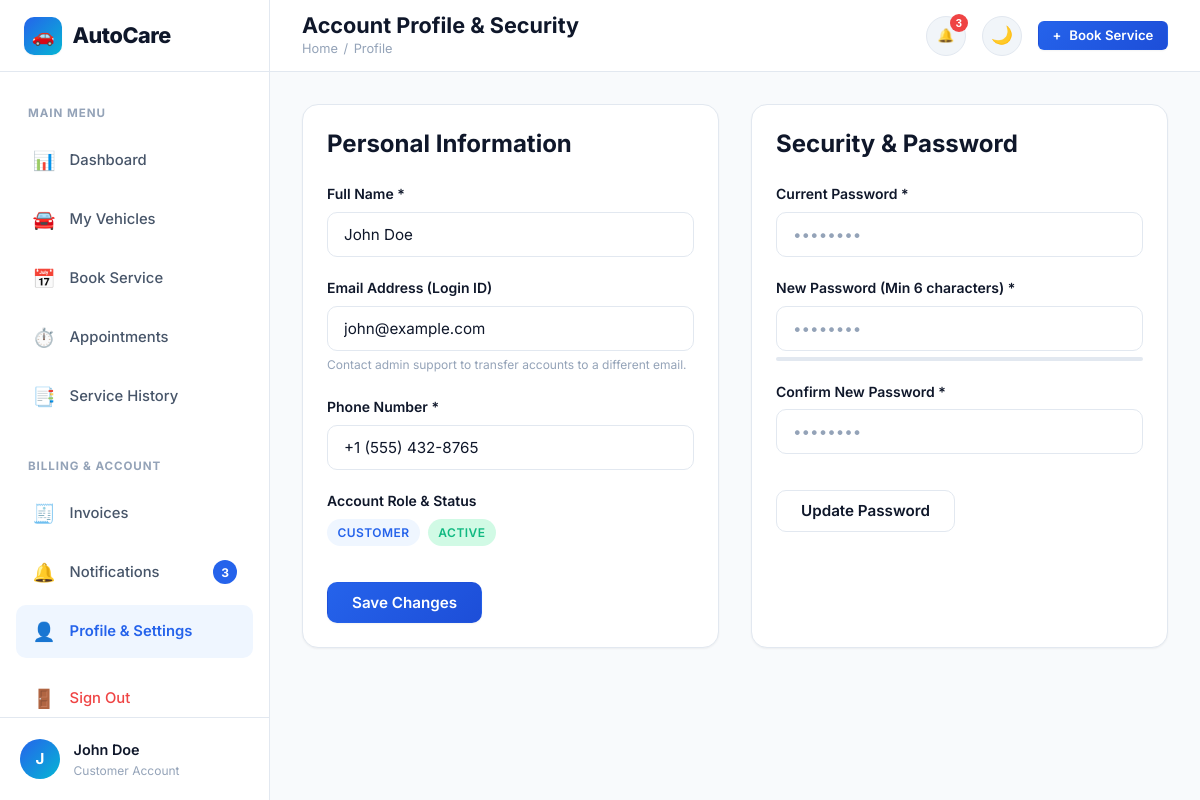
Screenshot of /profile (signed in) with the database file from the repository.
### tables this page shows
CREATE TABLE users (
    id INTEGER PRIMARY KEY AUTOINCREMENT,
    full_name TEXT NOT NULL,
    email TEXT UNIQUE NOT NULL COLLATE NOCASE,
    phone TEXT NOT NULL,
    password_hash TEXT NOT NULL,
    role TEXT NOT NULL DEFAULT 'customer', -- 'customer' or 'admin'
    status TEXT NOT NULL DEFAULT 'active', -- 'active' or 'inactive'
    created_at TIMESTAMP DEFAULT CURRENT_TIMESTAMP
);

### app.py (the view, shortened to what this page needs)
@app.route('/profile', methods=['GET', 'POST'])
@login_required
def customer_profile():
    user = get_current_user()
    return render_template('customer/profile.html', user=user)

### app.py (called while the page is built)
def get_current_user():
    user_id = session.get('user_id')
    if not user_id:
        return None
    return db.query_db("SELECT * FROM users WHERE id = ?", (user_id,), one=True)

def login_required(f):
    @wraps(f)
    def decorated_function(*args, **kwargs):
        if 'user_id' not in session:
            flash('Please log in to access this page.', 'warning')
            return redirect(url_for('login', next=request.url))
        user = get_current_user()
        if not user or user['status'] != 'active':
            session.clear()
            flash('Your account is deactivated or invalid.', 'error')
            return redirect(url_for('login'))
        return f(*args, **kwargs)
    return decorated_function

@app.context_processor
def inject_global_vars():
    user = get_current_user()
    unread_notifs_count = 0
    recent_notifs = []
    if user:
        unread = db.query_db(
            "SELECT COUNT(*) as count FROM notifications WHERE user_id = ? AND is_read = 0",
            (user['id'],), one=True
        )
        unread_notifs_count = unread['count'] if unread else 0
        recent_notifs = db.query_db(
            "SELECT * FROM notifications WHERE user_id = ? ORDER BY created_at DESC LIMIT 5",
            (user['id'],)
        )
    return {
        'current_user': user,
        'unread_notifs_count': unread_notifs_count,
        'recent_notifs': recent_notifs,
        'current_year': datetime.now().year,
        'active_path': request.path
    }

### db.py (called while the page is built)
def get_db():
    db = sqlite3.connect(Config.DATABASE)
    db.row_factory = sqlite3.Row
    db.execute("PRAGMA foreign_keys = ON;")
    return db

def query_db(query, args=(), one=False):
    conn = get_db()
    try:
        cur = conn.cursor()
        cur.execute(query, args)
        rv = cur.fetchall()
        cur.close()
        return (dict(rv[0]) if rv else None) if one else [dict(r) for r in rv]
    finally:
        conn.close()

### templates/customer/profile.html (shortened to what this page needs)
{% extends "customer/base_customer.html" %}
{% block page_title %}Account Profile & Security{% endblock %}
{% block breadcrumb %}Profile{% endblock %}
{% block dashboard_content %}
<div style="display: grid; grid-template-columns: 1fr 1fr; gap: 2rem;">
  <div class="card">
    <h3 style="margin-bottom: 1.5rem;">Personal Information</h3>
    <form action="{{ url_for('customer_profile') }}" method="POST">
      <div class="form-group">
        <label class="form-label" for="prof-name">Full Name *</label>
        <input type="text" id="prof-name" name="full_name" class="form-control" value="{{ user.full_name }}" required>
      </div>
      <div class="form-group">
        <label class="form-label" for="prof-email">Email Address (Login ID)</label>
        <input type="email" id="prof-email" class="form-control" value="{{ user.email }}" disabled title="Email address cannot be modified directly">
        <span style="font-size: 0.75rem; color: var(--text-muted);">Contact admin support to transfer accounts to a different email.</span>
      </div>
      <div class="form-group">
        <label class="form-label" for="prof-phone">Phone Number *</label>
        <input type="tel" id="prof-phone" name="phone" class="form-control" value="{{ user.phone }}" required>
      </div>
      <div class="form-group">
        <label class="form-label">Account Role & Status</label>
        <div style="display: flex; gap: 0.5rem;">
          <span class="badge badge-primary">{{ user.role|capitalize }}</span>
          <span class="badge badge-success">{{ user.status|capitalize }}</span>
        </div>
      </div>
      <button type="submit" class="btn btn-primary" style="margin-top: 1rem;">
        Save Changes
      </button>
    </form>
  </div>
  <div class="card">
    <h3 style="margin-bottom: 1.5rem;">Security & Password</h3>
    <form action="{{ url_for('customer_profile') }}" method="POST">
      <div class="form-group">
        <label class="form-label" for="prof-old-pwd">Current Password *</label>
        <input type="password" id="prof-old-pwd" name="old_password" class="form-control" placeholder="••••••••" required>
      </div>
      <div class="form-group">
        <label class="form-label" for="prof-new-pwd">New Password (Min 6 characters) *</label>
        <input type="password" id="prof-new-pwd" name="new_password" class="form-control" placeholder="••••••••" required oninput="checkPasswordStrength(this.value)">
        <div class="pwd-meter">
        </div>
      </div>
      <div class="form-group">
        <label class="form-label" for="prof-confirm-pwd">Confirm New Password *</label>
        <input type="password" id="prof-confirm-pwd" name="confirm_password" class="form-control" placeholder="••••••••" required>
      </div>
      <button type="submit" class="btn btn-secondary" style="margin-top: 1rem;">
        Update Password
      </button>
    </form>
  </div>
</div>
{% endblock %}

### templates/customer/base_customer.html (shortened to what this page needs)
{% extends "base.html" %}
{% block page_body %}
<div class="dashboard-layout">
  <aside class="sidebar">
    <div class="sidebar-header">
      <a href="{{ url_for('dashboard') }}" class="brand-logo">
        <div class="brand-icon">🚗</div>
        <span>AutoCare</span>
      </a>
    </div>
    <nav class="sidebar-nav">
      <span class="sidebar-section-label">Main Menu</span>
      <a href="{{ url_for('dashboard') }}" class="sidebar-link {% if request.endpoint == 'dashboard' %}active{% endif %}">
        <span class="sidebar-link-icon">📊</span>
        <span>Dashboard</span>
      </a>
      <a href="{{ url_for('customer_vehicles') }}" class="sidebar-link {% if request.endpoint in ('customer_vehicles', 'vehicle_detail') %}active{% endif %}">
        <span class="sidebar-link-icon">🚘</span>
        <span>My Vehicles</span>
      </a>
      <a href="{{ url_for('book_service') }}" class="sidebar-link {% if request.endpoint == 'book_service' %}active{% endif %}">
        <span class="sidebar-link-icon">📅</span>
        <span>Book Service</span>
      </a>
      <a href="{{ url_for('customer_appointments') }}" class="sidebar-link {% if request.endpoint in ('customer_appointments', 'tracking_detail') %}active{% endif %}">
        <span class="sidebar-link-icon">⏱️</span>
        <span>Appointments</span>
      </a>
      <a href="{{ url_for('service_history') }}" class="sidebar-link {% if request.endpoint == 'service_history' %}active{% endif %}">
        <span class="sidebar-link-icon">📑</span>
        <span>Service History</span>
      </a>
      <span class="sidebar-section-label" style="margin-top: 1rem;">Billing & Account</span>
      <a href="{{ url_for('customer_invoices') }}" class="sidebar-link {% if request.endpoint in ('customer_invoices', 'invoice_detail') %}active{% endif %}">
        <span class="sidebar-link-icon">🧾</span>
        <span>Invoices</span>
      </a>
      <a href="{{ url_for('notifications_view') }}" class="sidebar-link {% if request.endpoint == 'notifications_view' %}active{% endif %}">
        <span class="sidebar-link-icon">🔔</span>
        <span>Notifications</span>
        {% if unread_notifs_count > 0 %}
          <span class="sidebar-badge">{{ unread_notifs_count }}</span>
        {% endif %}
      </a>
      <a href="{{ url_for('customer_profile') }}" class="sidebar-link {% if request.endpoint == 'customer_profile' %}active{% endif %}">
        <span class="sidebar-link-icon">👤</span>
        <span>Profile & Settings</span>
      </a>
      <a href="{{ url_for('logout') }}" class="sidebar-link" style="color: var(--danger); margin-top: 0.5rem;">
        <span class="sidebar-link-icon">🚪</span>
        <span>Sign Out</span>
      </a>
    </nav>
    <div class="sidebar-footer">
      <div class="sidebar-user-avatar">{{ current_user.full_name[:1] }}</div>
      <div class="sidebar-user-info">
        <div class="sidebar-user-name">{{ current_user.full_name }}</div>
        <div class="sidebar-user-role">Customer Account</div>
      </div>
    </div>
  </aside>
  <div class="main-wrapper">
    <header class="topbar">
      <div class="topbar-left">
        <div class="page-title-box">
          <h1>{% block page_title %}Dashboard{% endblock %}</h1>
          <div class="breadcrumbs">
            <a href="{{ url_for('dashboard') }}">Home</a>
            <span>/</span>
            <span>{% block breadcrumb %}Dashboard{% endblock %}</span>
          </div>
        </div>
      </div>
      <div class="topbar-right">
        <div class="notif-dropdown-wrapper">
          <button type="button" class="notif-btn" onclick="toggleNotificationDropdown()" title="Notifications">
            🔔
            {% if unread_notifs_count > 0 %}
              <span class="notif-count-badge">{{ unread_notifs_count }}</span>
            {% endif %}
          </button>
        </div>
        <button type="button" class="theme-toggle-btn" onclick="toggleTheme()" title="Toggle Dark/Light Mode">🌙</button>
        <a href="{{ url_for('book_service') }}" class="btn btn-primary btn-sm">
          <span>+</span> Book Service
        </a>
      </div>
    </header>
    <main class="dashboard-content">
      {% block dashboard_content %}{% endblock %}
    </main>
  </div>
</div>
{% endblock %}

### static/css/dashboard.css (style rules this page uses)
.dashboard-layout { display: flex; min-height: 100vh; background-color: var(--bg-body); }
.sidebar { width: 270px; background-color: var(--bg-surface); border-right: 1px solid var(--border-color); display: flex; flex-direction: column; position: fixed; top: 0; bottom: 0; left: 0; z-index: 1050; transition: transform 0.3s cubic-bezier(0.16, 1, 0.3, 1); }
.sidebar-header { height: 72px; padding: 0 1.5rem; display: flex; align-items: center; justify-content: space-between; border-bottom: 1px solid var(--border-color); }
.sidebar-nav { flex: 1; overflow-y: auto; padding: 1.25rem 1rem; display: flex; flex-direction: column; gap: 0.35rem; }
.sidebar-section-label { font-size: 0.725rem; text-transform: uppercase; font-weight: 700; letter-spacing: 0.08em; color: var(--text-muted); padding: 0.75rem 0.75rem 0.35rem; }
.sidebar-link { display: flex; align-items: center; gap: 0.85rem; padding: 0.75rem 1rem; border-radius: var(--radius-md); color: var(--text-secondary); font-weight: 500; font-size: 0.925rem; transition: var(--transition); text-decoration: none; }
.sidebar-link.active { background-color: var(--primary-light); color: var(--primary); font-weight: 600; }
.sidebar-link-icon { font-size: 1.15rem; width: 24px; display: flex; align-items: center; justify-content: center; }
.sidebar-badge { margin-left: auto; font-size: 0.75rem; padding: 0.15rem 0.5rem; border-radius: var(--radius-full); background-color: var(--primary); color: #ffffff; font-weight: 700; }
.sidebar-footer { padding: 1.25rem; border-top: 1px solid var(--border-color); display: flex; align-items: center; gap: 0.85rem; }
.sidebar-user-avatar { width: 40px; height: 40px; border-radius: 50%; background: linear-gradient(135deg, var(--primary) 0%, #06b6d4 100%); color: #ffffff; display: flex; align-items: center; justify-content: center; font-weight: 700; font-size: 0.95rem; }
.sidebar-user-info { flex: 1; min-width: 0; }
.sidebar-user-name { font-weight: 600; font-size: 0.9rem; white-space: nowrap; overflow: hidden; text-overflow: ellipsis; color: var(--text-primary); }
.sidebar-user-role { font-size: 0.75rem; color: var(--text-muted); text-transform: capitalize; }
.main-wrapper { flex: 1; margin-left: 270px; display: flex; flex-direction: column; min-height: 100vh; transition: margin-left 0.3s cubic-bezier(0.16, 1, 0.3, 1); }
.topbar { height: 72px; background-color: var(--bg-surface); border-bottom: 1px solid var(--border-color); position: sticky; top: 0; z-index: 1000; padding: 0 2rem; display: flex; align-items: center; justify-content: space-between; }
.topbar-left { display: flex; align-items: center; gap: 1rem; }
.page-title-box h1 { font-size: 1.35rem; font-weight: 700; }
.breadcrumbs { font-size: 0.8rem; color: var(--text-muted); display: flex; gap: 0.35rem; }
.breadcrumbs a { color: var(--text-muted); }
.topbar-right { display: flex; align-items: center; gap: 1rem; }
.notif-dropdown-wrapper { position: relative; }
.notif-btn { background: var(--bg-muted); border: 1px solid var(--border-color); width: 40px; height: 40px; border-radius: var(--radius-full); display: flex; align-items: center; justify-content: center; color: var(--text-primary); cursor: pointer; position: relative; transition: var(--transition); }
.notif-count-badge { position: absolute; top: -3px; right: -3px; background: var(--danger); color: #ffffff; font-size: 0.7rem; font-weight: 700; width: 18px; height: 18px; border-radius: 50%; display: flex; align-items: center; justify-content: center; }
.dashboard-content { flex: 1; padding: 2rem; max-width: 1400px; width: 100%; margin: 0 auto; }

### rows the page displays
users: full_name "J", full_name "John Doe", email "john@example.com", phone "+1 (555) 432-8765", role "CUSTOMER", status "ACTIVE"

### other values shown
{{ unread_notifs_count }} "3"
